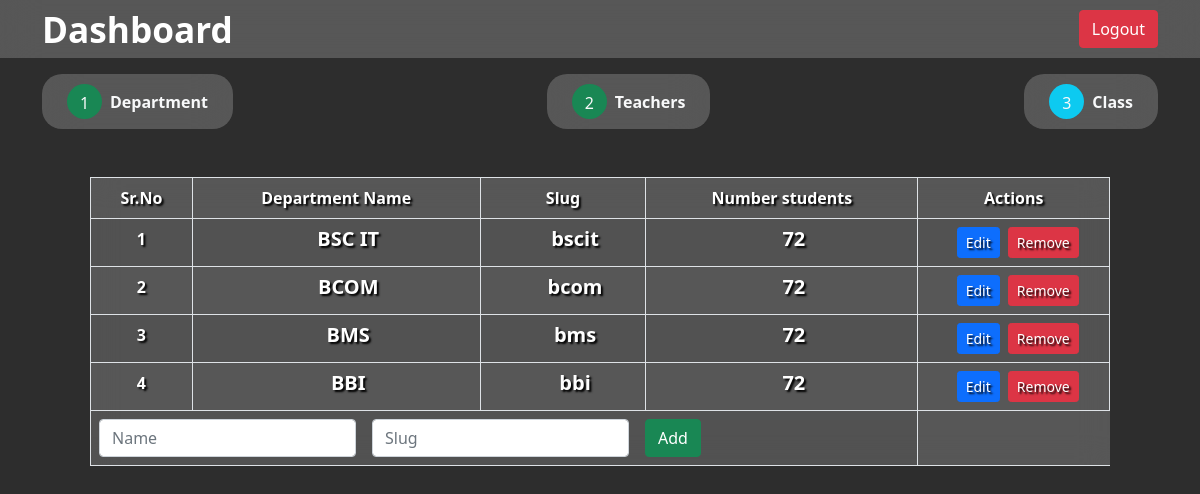
Page /Prospector/index.php on the earlier database version.
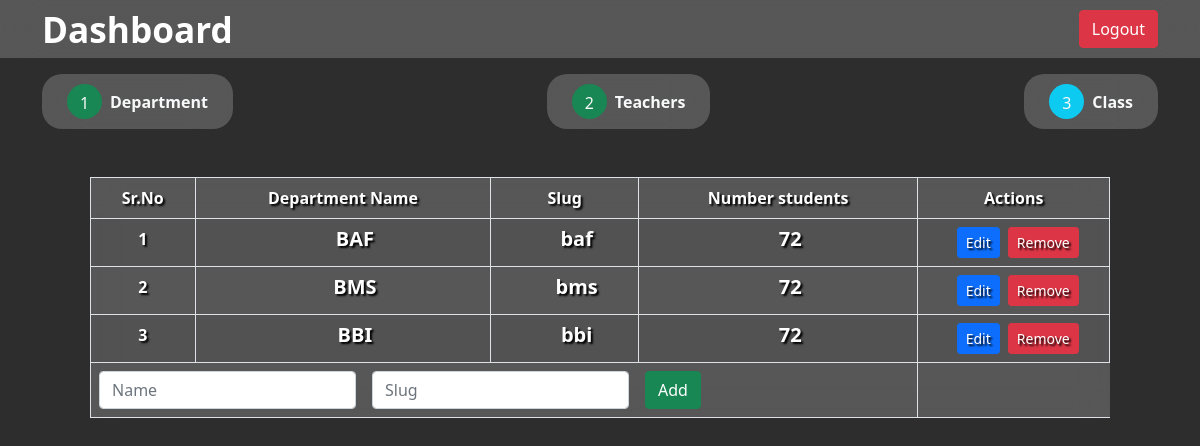
Same page on the later database version.
### tables this page shows
CREATE TABLE `departments` (
  `id` int(255) NOT NULL,
  `name` varchar(200) NOT NULL,
  `slug` varchar(200) NOT NULL
);

### Prospector/index.php (the view, shortened to what this page needs)
<?php include "../DB/db.php" ?>
<?php $cssFiles = "<link rel='stylesheet' href='../assets/css/student_profile.css'/>" ?>
<?php include "../includes/header.php" ?>
<div class="app">
	<?php include "../includes/navbar-Prospector_Student.php"?>
	<div class="container">
		<?php include "../includes/Categories_Prospector.php"?>
		<section id="allDepartment">
			<div class="table-responsive mt-5 mx-5">
				<table class="table table-striped table-hover table-bordered blurred-bg">
					<thead>
						<tr>
							<th>Sr.No</th>
							<th>Department Name</th>
							<th>Slug</th>
							<th>Number students</th>
							<th>Actions</th>
						</tr>
					</thead>
					<tbody>
						<?php
						$query = mysqli_query($con, "SELECT * FROM `departments`");
						$srno = 0;
						?>
						<?php while ($row = mysqli_fetch_assoc($query)) : ?>
							<tr>
								<td><?php echo ++$srno; ?></td>
								<td>
									<h5 class="fw-bold d-flex align-items-center justify-content-center ps-4 subject"><?php echo $row['name']; ?></h5>
								</td>
								<td>
									<h5 class="fw-bold d-flex align-items-center justify-content-center ps-4 subject"><?php echo $row['slug']; ?></h5>
								</td>
								<td>
									<h5 class="fw-bold d-flex align-items-center justify-content-center ps-4 subject">72</h5>
								</td>
								<td>
									<div class="d-flex justify-content-center">
										<a href="index.php?edit=true&id=<?php echo $row['id'] ?>" class="ms-2 btn btn-primary btn-sm">Edit</a>
										<a href="index.php?delete=true&id=<?php echo $row['id'] ?>" class="ms-2 btn btn-danger btn-sm">Remove</a>
									</div>
								</td>
							</tr>
						<?php endwhile; ?>
						<tr>
							<td colspan="4">
								<form method="POST" action="index.php" class="d-flex">
									<div class="me-3">
										<input name="name" type="text" class="form-control" placeholder="Name" aria-label="Name" required value="<?php echo isset($isEditing) ? $editData['name'] : '' ?>" />
									</div>
									<div class="me-3">
										<input name="slug" type="text" class="form-control" placeholder="Slug" aria-label="Name" required value="<?php echo isset($isEditing) ? $editData['slug'] : '' ?>" />
									</div>
									<div class="me-3">
										<button name="<?php echo isset($isEditing) ? 'editdepartment' : 'adddepartment'; ?>" type="submit" class="btn btn-success">
											<?php if (isset($isEditing)) {
												echo "Update";
											} else {
												echo "Add";
											} ?>
										</button>
									</div>
								</form>
							</td>
						</tr>
					</tbody>
				</table>
			</div>
		</section>
	</div>
</div>
<?php include "../includes/footer.php" ?>

Differences in the rows shown:
removed departments: name "BSC IT", slug "bscit"
removed departments: name "BCOM", slug "bcom"
added departments: name "BAF", slug "baf"
